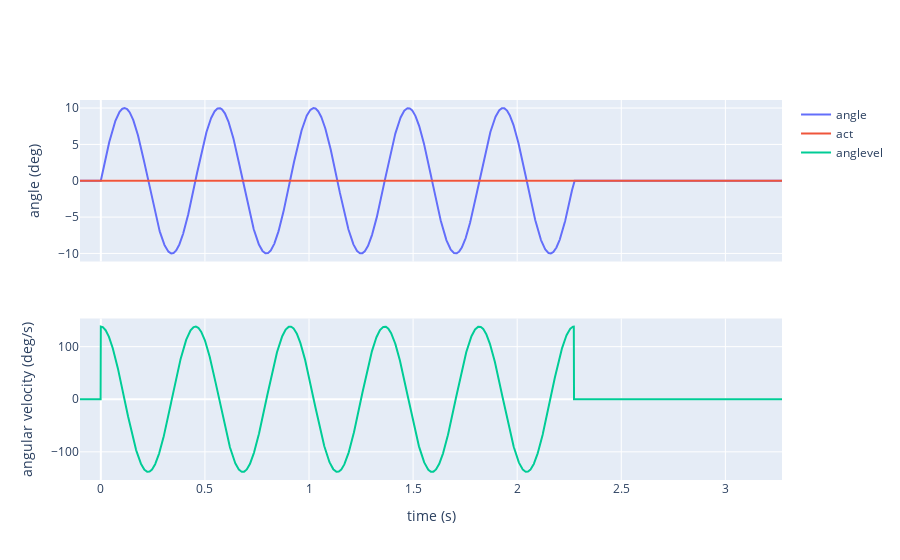

The notebook cell this image was saved under:
### Markdown cell above
and plot them:

### Code cell
fig = make_subplots(rows = 2, cols = 1,
                   shared_xaxes=True)
fig.add_trace(
    go.Scatter(x = t, y = angle, mode="lines", name="angle"),
    row=1, col=1)
fig.add_trace(
    go.Scatter(x = t, y = actcmd, mode="lines", name="act"),
    row=1, col=1)

for onoff in Lonoff:
    fig.add_vrect(x0 = onoff[0], x1=onoff[1], fillcolor="black", opacity=0.25, line_width=0,
                      row=1, col=1)

for onoff in Ronoff:
    fig.add_vrect(x0 = onoff[0], x1=onoff[1], opacity=0.7, line_width=1,
                      row=1, col=1)

fig.update_yaxes(title_text = "angle (deg)", row=1)
fig.add_trace(
    go.Scatter(x = t, y = anglevel, mode="lines", name="anglevel"),
    row=2, col=1)

fig.update_yaxes(title_text = "angular velocity (deg/s)", row=2)
fig.update_xaxes(title_text = "time (s)", row=2)

### Figure 1 — Plotly figure (JSON) as saved in the notebook; plotly's stock layout.template omitted (floating-point values rounded to 4 significant figures; data arrays with more than 128 entries replaced by an {"elided": "..."} marker saying what was removed)
{"data": [{"mode": "lines", "name": "angle", "type": "scatter", "x": {"elided": "3373 float values"}, "xaxis": "x", "y": {"elided": "3373 float values"}, "yaxis": "y"}, {"mode": "lines", "name": "act", "type": "scatter", "x": {"elided": "3373 float values"}, "xaxis": "x", "y": {"elided": "3373 int values"}, "yaxis": "y"}, {"mode": "lines", "name": "anglevel", "type": "scatter", "x": {"elided": "3373 float values"}, "xaxis": "x2", "y": {"elided": "3373 float values"}, "yaxis": "y2"}], "layout": {"xaxis": {"anchor": "y", "domain": [0, 1], "matches": "x2", "showticklabels": false}, "xaxis2": {"anchor": "y2", "domain": [0, 1], "title": {"text": "time (s)"}}, "yaxis": {"anchor": "x", "domain": [0.575, 1], "title": {"text": "angle (deg)"}}, "yaxis2": {"anchor": "x2", "domain": [0, 0.425], "title": {"text": "angular velocity (deg/s)"}}}}
